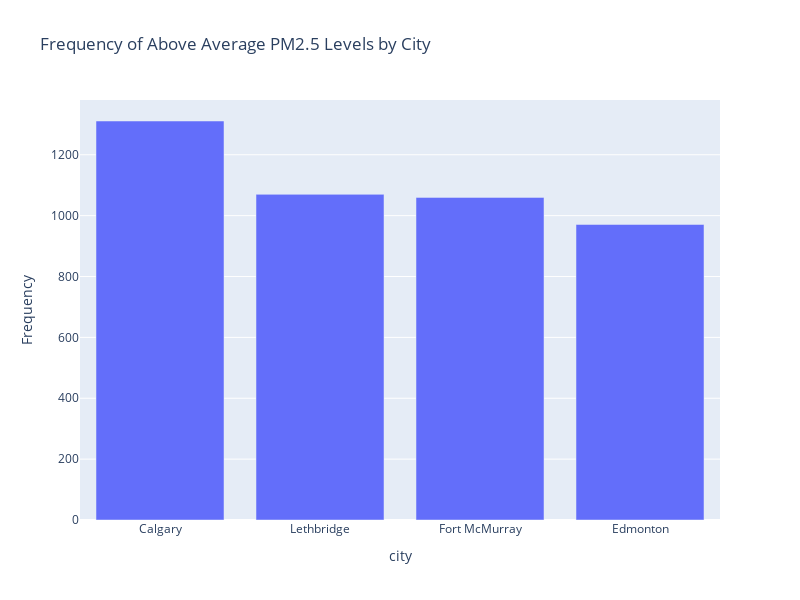

Notebook source saved alongside this figure:
### Markdown cell above
#### Plot

### Code cell
# Calculate the frequency of above average PM2.5 levels (pm25_class = 1) for each city.
freq_above_avg = cities_df[cities_df['pm25_class'] == 1].groupby('city').size()
freq_above_avg_desc = freq_above_avg.sort_values(ascending=False)

# Plot this frequency to visualize the comparison between cities.
fig = px.bar(
    freq_above_avg_desc, 
    x=freq_above_avg_desc.index,
    y=freq_above_avg_desc.values,
    title='Frequency of Above Average PM2.5 Levels by City',
    labels={'y':'Frequency', 'x':'City'},
    width=800,
    height=600
)

fig.show()

### Figure 1 — Plotly figure (JSON) as saved in the notebook; plotly's stock layout.template omitted (floating-point values rounded to 4 significant figures)
{"data": [{"alignmentgroup": "True", "hovertemplate": "city=%{x}<br>Frequency=%{y}<extra></extra>", "legendgroup": "", "marker": {"color": "#636efa", "pattern": {"shape": ""}}, "name": "", "offsetgroup": "", "orientation": "v", "showlegend": false, "textposition": "auto", "type": "bar", "x": ["Calgary", "Lethbridge", "Fort McMurray", "Edmonton"], "xaxis": "x", "y": [1311, 1070, 1060, 971], "yaxis": "y"}], "layout": {"barmode": "relative", "height": 600, "legend": {"tracegroupgap": 0}, "title": {"text": "Frequency of Above Average PM2.5 Levels by City"}, "width": 800, "xaxis": {"anchor": "y", "autorange": true, "domain": [0, 1], "range": [-0.5, 3.5], "title": {"text": "city"}, "type": "category"}, "yaxis": {"anchor": "x", "autorange": true, "domain": [0, 1], "range": [0, 1380], "title": {"text": "Frequency"}, "type": "linear"}}}
